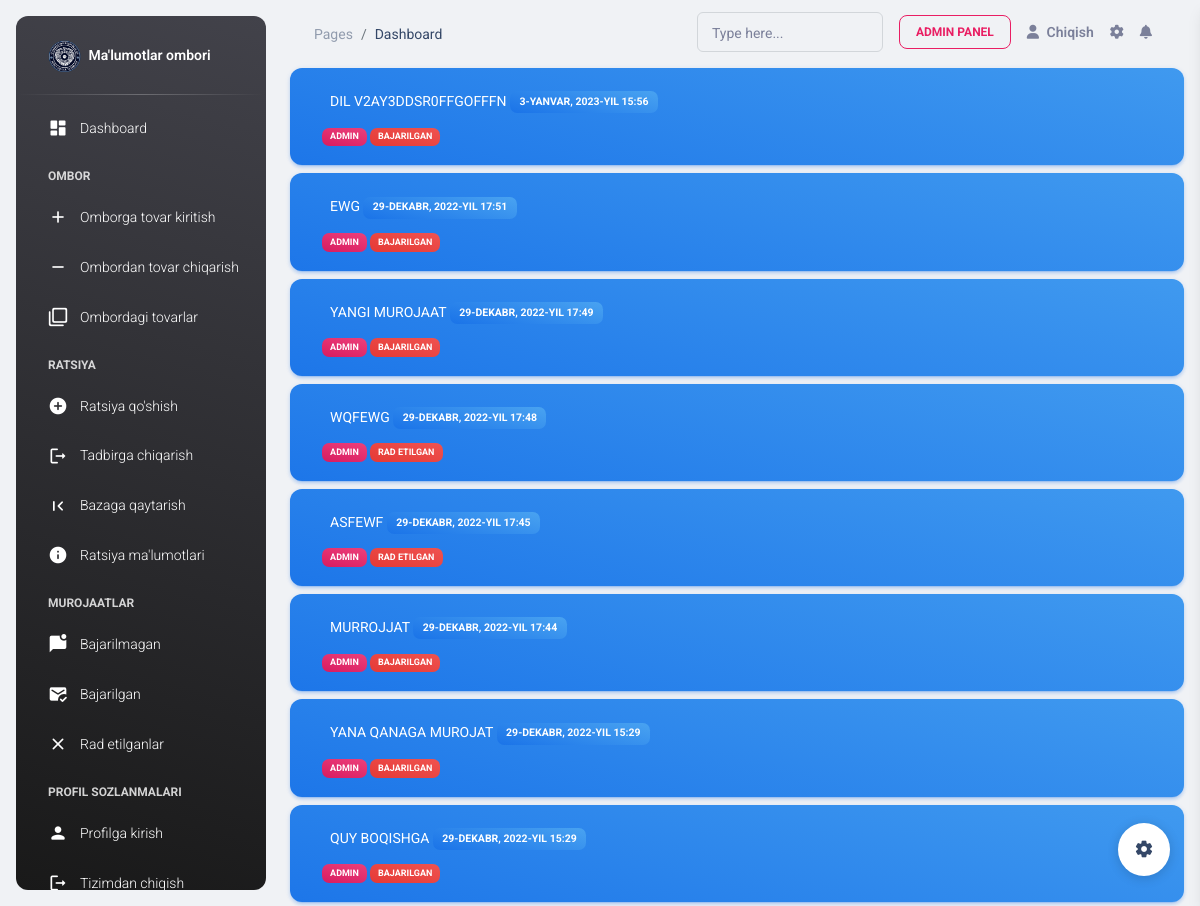
/appeals/my/ (signed in), run on the app's committed database.
### appeals/models.py (models this page shows, shortened)
class Appeal(models.Model):
    user = models.ForeignKey(CustomUser, on_delete=models.CASCADE)
    theme = models.CharField(max_length=250)
    text = models.CharField(max_length=1000)
    description = models.CharField(max_length=1000, null=True, blank=True)
    open_date = models.DateTimeField(auto_now_add=True)
    close_date = models.DateTimeField(null=True, blank=True)
    status = models.BooleanField(default=False, null=True)

### accounts/models.py (models this page shows)
class CustomUser(AbstractUser):
    phone_number = models.CharField(max_length=60)

### appeals/views.py (the view)
# urls.py: path('my/', AppealsMy.as_view(), name='appeals_list'),
class AppealsMy(LoginRequiredMixin, ListView):
    model = Appeal
    template_name = 'appeals/list.html'
    def get_context_data(self, *, object_list=None, **kwargs):
        data = super().get_context_data(**kwargs)
        data['appeals'] = Appeal.objects.filter(user=self.request.user)
        return data

### templates/appeals/list.html (shortened to what this page needs)
{% extends 'base.html' %}
{% block content %}
    {% load static %}
    <body class="g-sidenav-show  bg-gray-200">
    {% include "aside.html" %}
    <main class="main-content position-relative max-height-vh-100 h-100 border-radius-lg ">
        {% include 'navbar.html' %}
        <div class="container">
            <div class="d-flex justify-content-between flex-column-reverse  flex-column mb-3">
                {% for appeal in appeals %}
                    <a href="{% url 'appeals_detail' pk=appeal.pk %}">
                        <div class="btn card  m-1 bg-gradient-info text-lg-start">
                            <div class="card-body p-2">
                                <p class="text-uppercase text-white  p-lg-1 form-label text-xxl-start">{{ appeal.theme }}
                                    <span
                                            class="badge bg-gradient-info">  {{ appeal.open_date }}</span>
                                </p>      <span class=" badge bg-gradient-primary">{{ appeal.user }} </span>
                                {% url 'appeals_list' as appeals_list %}
                                {% if  request.get_full_path == appeals_list %}
                                    <span class=" badge bg-gradient-danger">
                                    {% if appeal.status and appeal.status %}Bajarilgan{% endif %}
                                        {% if appeal.status == None %} Rad etilgan{% endif %}
                                 </span>
                                {% endif %}
                            </div>
                        </div>
                    </a>
                {% endfor %}
            </div>
        </div>
    </main>
    {% include 'settings.html' %}
    </body>
{% endblock content %}

### data on the page
Appeal: theme "QUY BOQISHGA", open_date "29-DEKABR, 2022-YIL 15:29", user "ADMIN", status "BAJARILGAN"
Appeal: theme "YANA QANAGA MUROJAT", open_date "29-DEKABR, 2022-YIL 15:29", user "ADMIN", status "BAJARILGAN"
Appeal: theme "MURROJJAT", open_date "29-DEKABR, 2022-YIL 17:44", user "ADMIN", status "BAJARILGAN"
Appeal: theme "ASFEWF", open_date "29-DEKABR, 2022-YIL 17:45", user "ADMIN", shows "RAD ETILGAN"
Appeal: theme "WQFEWG", open_date "29-DEKABR, 2022-YIL 17:48", user "ADMIN", shows "RAD ETILGAN"
Appeal: theme "YANGI MUROJAAT", open_date "29-DEKABR, 2022-YIL 17:49", user "ADMIN", status "BAJARILGAN"
Appeal: theme "EWG", open_date "29-DEKABR, 2022-YIL 17:51", user "ADMIN", status "BAJARILGAN"
Appeal: theme "DIL V2AY3DDSR0FFGOFFFN", open_date "3-YANVAR, 2023-YIL 15:56", user "ADMIN", status "BAJARILGAN"
